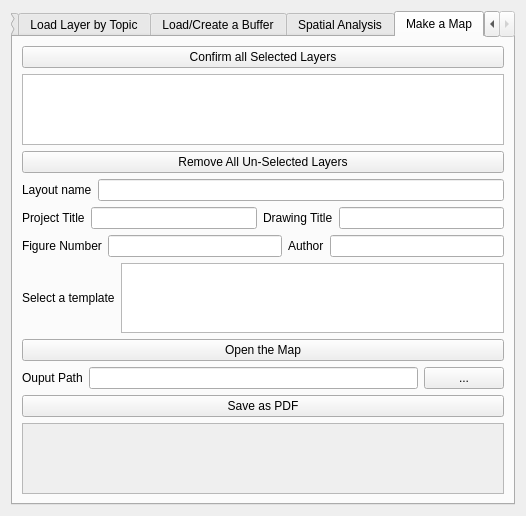
<?xml version="1.0" encoding="UTF-8"?>
<ui version="4.0">
 <class>AutomatedReportingToolDialogBase</class>
 <widget class="QDialog" name="AutomatedReportingToolDialogBase">
  <property name="geometry">
   <rect>
    <x>0</x>
    <y>0</y>
    <width>526</width>
    <height>387</height>
   </rect>
  </property>
  <property name="windowTitle">
   <string>Automated Reporting Tool for EIA Mapping Outputs</string>
  </property>
  <layout class="QGridLayout" name="gridLayout">
   <item row="0" column="0">
    <widget class="QTabWidget" name="tabWidget_12">
     <property name="currentIndex">
      <number>4</number>
     </property>
     <widget class="QWidget" name="tab">
      <attribute name="title">
       <string>Load Layer by Keyword</string>
      </attribute>
      <layout class="QVBoxLayout" name="verticalLayout">
       <item>
        <layout class="QHBoxLayout" name="horizontalLayout">
         <item>
          <widget class="QLabel" name="label">
           <property name="text">
            <string>Keywords (e.g. flood, building, noise)</string>
           </property>
          </widget>
         </item>
         <item>
          <widget class="QLineEdit" name="lineEdit_11"/>
         </item>
         <item>
          <widget class="QPushButton" name="pushButton_21">
           <property name="text">
            <string>Search</string>
           </property>
          </widget>
         </item>
        </layout>
       </item>
       <item>
        <layout class="QHBoxLayout" name="horizontalLayout_2">
         <item>
          <widget class="QLabel" name="label_2">
           <property name="text">
            <string>All Environmental Layers</string>
           </property>
          </widget>
         </item>
         <item>
          <widget class="QListWidget" name="listWidget_5">
           <property name="maximumSize">
            <size>
             <width>5000</width>
             <height>200</height>
            </size>
           </property>
          </widget>
         </item>
        </layout>
       </item>
       <item>
        <widget class="QPushButton" name="pushButton_22">
         <property name="text">
          <string>Load the Selected Environmental Layer</string>
         </property>
        </widget>
       </item>
       <item>
        <widget class="QTextBrowser" name="textBrowser_6">
         <property name="enabled">
          <bool>false</bool>
         </property>
         <property name="maximumSize">
          <size>
           <width>16777215</width>
           <height>250</height>
          </size>
         </property>
        </widget>
       </item>
      </layout>
     </widget>
     <widget class="QWidget" name="tab_5">
      <attribute name="title">
       <string>Load Layer by Topic</string>
      </attribute>
      <layout class="QVBoxLayout" name="verticalLayout_2">
       <item>
        <layout class="QHBoxLayout" name="horizontalLayout_3">
         <item>
          <widget class="QLabel" name="label_3">
           <property name="text">
            <string>Select a development site</string>
           </property>
          </widget>
         </item>
         <item>
          <widget class="QComboBox" name="comboBox_2"/>
         </item>
         <item>
          <widget class="QPushButton" name="pushButton_4">
           <property name="text">
            <string>Confirm</string>
           </property>
          </widget>
         </item>
        </layout>
       </item>
       <item>
        <layout class="QHBoxLayout" name="horizontalLayout_4">
         <item>
          <widget class="QLabel" name="label_4">
           <property name="text">
            <string>Select an environmental topic</string>
           </property>
          </widget>
         </item>
         <item>
          <widget class="QComboBox" name="comboBox_3"/>
         </item>
         <item>
          <widget class="QPushButton" name="pushButton_3">
           <property name="text">
            <string>Confirm</string>
           </property>
          </widget>
         </item>
        </layout>
       </item>
       <item>
        <layout class="QHBoxLayout" name="horizontalLayout_5">
         <item>
          <widget class="QLabel" name="label_5">
           <property name="text">
            <string>Select an Environmental Layer</string>
           </property>
          </widget>
         </item>
         <item>
          <widget class="QListView" name="listView"/>
         </item>
        </layout>
       </item>
       <item>
        <layout class="QHBoxLayout" name="horizontalLayout_6">
         <item>
          <widget class="QPushButton" name="pushButton_2">
           <property name="text">
            <string>Load the Environmental Layer</string>
           </property>
          </widget>
         </item>
         <item>
          <widget class="QPushButton" name="pushButton_8">
           <property name="text">
            <string>Load the development site</string>
           </property>
          </widget>
         </item>
        </layout>
       </item>
       <item>
        <widget class="QTextBrowser" name="textBrowser_2">
         <property name="enabled">
          <bool>false</bool>
         </property>
        </widget>
       </item>
      </layout>
     </widget>
     <widget class="QWidget" name="tab_4">
      <attribute name="title">
       <string>Load/Create a Buffer</string>
      </attribute>
      <layout class="QVBoxLayout" name="verticalLayout_3">
       <item>
        <widget class="QLabel" name="label_6">
         <property name="text">
          <string>Choice 1: Load an Existing Buffer:</string>
         </property>
        </widget>
       </item>
       <item>
        <widget class="QListWidget" name="listWidget_3"/>
       </item>
       <item>
        <layout class="QHBoxLayout" name="horizontalLayout_10">
         <item>
          <widget class="QPushButton" name="pushButton_11">
           <property name="text">
            <string>Display</string>
           </property>
          </widget>
         </item>
         <item>
          <widget class="QPushButton" name="pushButton_18">
           <property name="text">
            <string>Delete</string>
           </property>
          </widget>
         </item>
         <item>
          <widget class="QPushButton" name="pushButton_12">
           <property name="text">
            <string>Refresh</string>
           </property>
          </widget>
         </item>
        </layout>
       </item>
       <item>
        <widget class="QLabel" name="label_7">
         <property name="text">
          <string>Choice 2: Create a New Buffer</string>
         </property>
        </widget>
       </item>
       <item>
        <layout class="QHBoxLayout" name="horizontalLayout_7">
         <item>
          <widget class="QLabel" name="label_8">
           <property name="text">
            <string>You have selected</string>
           </property>
          </widget>
         </item>
         <item>
          <widget class="QLineEdit" name="lineEdit_8"/>
         </item>
         <item>
          <widget class="QLabel" name="label_11">
           <property name="text">
            <string>as your development site.</string>
           </property>
          </widget>
         </item>
        </layout>
       </item>
       <item>
        <layout class="QHBoxLayout" name="horizontalLayout_8">
         <item>
          <widget class="QLabel" name="label_9">
           <property name="text">
            <string>Buffer distance</string>
           </property>
          </widget>
         </item>
         <item>
          <widget class="QSpinBox" name="spinBox"/>
         </item>
         <item>
          <widget class="QComboBox" name="comboBox"/>
         </item>
        </layout>
       </item>
       <item>
        <layout class="QHBoxLayout" name="horizontalLayout_9">
         <item>
          <widget class="QLabel" name="label_10">
           <property name="text">
            <string>Buffer output path</string>
           </property>
          </widget>
         </item>
         <item>
          <widget class="QLineEdit" name="lineEdit_3"/>
         </item>
         <item>
          <widget class="QPushButton" name="pushButton_6">
           <property name="text">
            <string>...</string>
           </property>
          </widget>
         </item>
        </layout>
       </item>
       <item>
        <widget class="QPushButton" name="pushButton_9">
         <property name="text">
          <string>Save and Display the Buffer</string>
         </property>
        </widget>
       </item>
       <item>
        <widget class="QPushButton" name="pushButton_10">
         <property name="text">
          <string>Insert the buffer into the database</string>
         </property>
        </widget>
       </item>
       <item>
        <widget class="QTextBrowser" name="textBrowser_5">
         <property name="enabled">
          <bool>false</bool>
         </property>
        </widget>
       </item>
      </layout>
     </widget>
     <widget class="QWidget" name="tab_3">
      <attribute name="title">
       <string>Spatial Analysis</string>
      </attribute>
      <layout class="QVBoxLayout" name="verticalLayout_4">
       <item>
        <layout class="QHBoxLayout" name="horizontalLayout_11">
         <item>
          <widget class="QLabel" name="label_12">
           <property name="text">
            <string>Choose your development site</string>
           </property>
          </widget>
         </item>
         <item>
          <widget class="QComboBox" name="comboBox_5"/>
         </item>
        </layout>
       </item>
       <item>
        <layout class="QHBoxLayout" name="horizontalLayout_12">
         <item>
          <widget class="QLabel" name="label_13">
           <property name="text">
            <string>Choose your environmental layer</string>
           </property>
          </widget>
         </item>
         <item>
          <widget class="QComboBox" name="comboBox_4"/>
         </item>
        </layout>
       </item>
       <item>
        <layout class="QHBoxLayout" name="horizontalLayout_13">
         <item>
          <widget class="QLabel" name="label_14">
           <property name="text">
            <string>Check whether the analysis has been conducted</string>
           </property>
          </widget>
         </item>
         <item>
          <widget class="QPushButton" name="pushButton_15">
           <property name="text">
            <string>Click here to check</string>
           </property>
          </widget>
         </item>
        </layout>
       </item>
       <item>
        <widget class="QLineEdit" name="lineEdit_9"/>
       </item>
       <item>
        <layout class="QHBoxLayout" name="horizontalLayout_14">
         <item>
          <widget class="QLabel" name="label_15">
           <property name="text">
            <string>Result output path (.shp)</string>
           </property>
          </widget>
         </item>
         <item>
          <widget class="QLineEdit" name="lineEdit_10"/>
         </item>
         <item>
          <widget class="QPushButton" name="pushButton_13">
           <property name="text">
            <string>...</string>
           </property>
          </widget>
         </item>
         <item>
          <widget class="QPushButton" name="pushButton_17">
           <property name="text">
            <string>Calculate and Insert into Database</string>
           </property>
          </widget>
         </item>
        </layout>
       </item>
       <item>
        <widget class="QLineEdit" name="lineEdit_4"/>
       </item>
       <item>
        <widget class="QLabel" name="label_16">
         <property name="text">
          <string>History of results:</string>
         </property>
        </widget>
       </item>
       <item>
        <widget class="QTextBrowser" name="textBrowser_3"/>
       </item>
       <item>
        <layout class="QHBoxLayout" name="horizontalLayout_15">
         <item>
          <widget class="QLabel" name="label_17">
           <property name="text">
            <string>Result output path (.csv)</string>
           </property>
          </widget>
         </item>
         <item>
          <widget class="QLineEdit" name="lineEdit_13"/>
         </item>
         <item>
          <widget class="QPushButton" name="pushButton">
           <property name="text">
            <string>...</string>
           </property>
          </widget>
         </item>
         <item>
          <widget class="QPushButton" name="pushButton_5">
           <property name="text">
            <string>Save Result</string>
           </property>
          </widget>
         </item>
        </layout>
       </item>
       <item>
        <widget class="QTextBrowser" name="textBrowser">
         <property name="enabled">
          <bool>false</bool>
         </property>
        </widget>
       </item>
      </layout>
     </widget>
     <widget class="QWidget" name="tab_2">
      <attribute name="title">
       <string>Make a Map</string>
      </attribute>
      <layout class="QVBoxLayout" name="verticalLayout_5">
       <item>
        <widget class="QPushButton" name="pushButton_19">
         <property name="text">
          <string>Confirm all Selected Layers</string>
         </property>
        </widget>
       </item>
       <item>
        <widget class="QListWidget" name="listWidget_4"/>
       </item>
       <item>
        <widget class="QPushButton" name="pushButton_20">
         <property name="text">
          <string>Remove All Un-Selected Layers</string>
         </property>
        </widget>
       </item>
       <item>
        <layout class="QHBoxLayout" name="horizontalLayout_16">
         <item>
          <widget class="QLabel" name="label_23">
           <property name="text">
            <string>Layout name</string>
           </property>
          </widget>
         </item>
         <item>
          <widget class="QLineEdit" name="lineEdit"/>
         </item>
        </layout>
       </item>
       <item>
        <layout class="QHBoxLayout" name="horizontalLayout_17">
         <item>
          <widget class="QLabel" name="label_20">
           <property name="text">
            <string>Project Title</string>
           </property>
          </widget>
         </item>
         <item>
          <widget class="QLineEdit" name="lineEdit_2"/>
         </item>
         <item>
          <widget class="QLabel" name="label_21">
           <property name="text">
            <string>Drawing Title</string>
           </property>
          </widget>
         </item>
         <item>
          <widget class="QLineEdit" name="lineEdit_6"/>
         </item>
        </layout>
       </item>
       <item>
        <layout class="QHBoxLayout" name="horizontalLayout_18">
         <item>
          <widget class="QLabel" name="label_19">
           <property name="text">
            <string>Figure Number</string>
           </property>
          </widget>
         </item>
         <item>
          <widget class="QLineEdit" name="lineEdit_5"/>
         </item>
         <item>
          <widget class="QLabel" name="label_22">
           <property name="text">
            <string>Author</string>
           </property>
          </widget>
         </item>
         <item>
          <widget class="QLineEdit" name="lineEdit_7"/>
         </item>
        </layout>
       </item>
       <item>
        <layout class="QHBoxLayout" name="horizontalLayout_19">
         <item>
          <widget class="QLabel" name="label_18">
           <property name="text">
            <string>Select a template</string>
           </property>
          </widget>
         </item>
         <item>
          <widget class="QListWidget" name="listWidget_2"/>
         </item>
        </layout>
       </item>
       <item>
        <widget class="QPushButton" name="pushButton_7">
         <property name="text">
          <string>Open the Map</string>
         </property>
        </widget>
       </item>
       <item>
        <layout class="QHBoxLayout" name="horizontalLayout_20">
         <item>
          <widget class="QLabel" name="label_24">
           <property name="text">
            <string>Ouput Path</string>
           </property>
          </widget>
         </item>
         <item>
          <widget class="QLineEdit" name="lineEdit_12"/>
         </item>
         <item>
          <widget class="QPushButton" name="pushButton_14">
           <property name="text">
            <string>...</string>
           </property>
          </widget>
         </item>
        </layout>
       </item>
       <item>
        <widget class="QPushButton" name="pushButton_16">
         <property name="text">
          <string>Save as PDF</string>
         </property>
        </widget>
       </item>
       <item>
        <widget class="QTextBrowser" name="textBrowser_4">
         <property name="enabled">
          <bool>false</bool>
         </property>
        </widget>
       </item>
      </layout>
     </widget>
    </widget>
   </item>
  </layout>
 </widget>
 <resources/>
 <connections/>
</ui>
